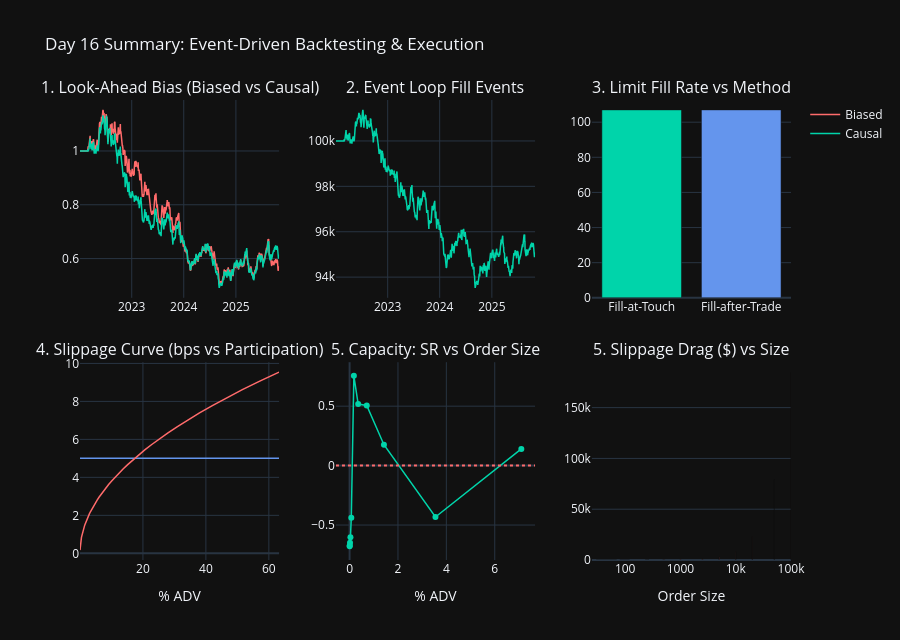

The cell this chart's notebook holds for it:
### Code cell
# ── Summary dashboard: all five parts side-by-side ────────────────────────────
fig = ps.make_subplots(
    rows=2, cols=3, vertical_spacing=0.14, horizontal_spacing=0.08,
    subplot_titles=[
        '1. Look-Ahead Bias (Biased vs Causal)',
        '2. Event Loop Fill Events',
        '3. Limit Fill Rate vs Method',
        '4. Slippage Curve (bps vs Participation)',
        '5. Capacity: SR vs Order Size',
        '5. Slippage Drag ($) vs Size'
    ]
)

# 1 — biased vs causal equity
fig.add_trace(go.Scatter(x=dates, y=equity(pnl_biased), mode='lines',
    name='Biased', line=dict(color='#ff6b6b', width=1.5)), row=1, col=1)
fig.add_trace(go.Scatter(x=dates, y=equity(pnl_causal), mode='lines',
    name='Causal', line=dict(color='#00d4aa', width=1.5)), row=1, col=1)

# 2 — event-driven equity
fig.add_trace(go.Scatter(x=eq_df.index, y=eq_df['equity'], mode='lines',
    name='ED Equity', line=dict(color='#00d4aa', width=1.5),
    showlegend=False), row=1, col=2)

# 3 — fill rates
fig.add_trace(go.Bar(
    x=['Fill-at-Touch', 'Fill-after-Trade'],
    y=[len(touch_fills), len(trade_fills)],
    marker_color=['#00d4aa', 'cornflowerblue'],
    showlegend=False), row=1, col=3)

# 4 — slippage bps
fig.add_trace(go.Scatter(x=participation * 100, y=lin_bps, mode='lines',
    name='Linear', line=dict(color='cornflowerblue', width=1.5),
    showlegend=False), row=2, col=1)
fig.add_trace(go.Scatter(x=participation * 100, y=sqrt_bps, mode='lines',
    name='Sqrt', line=dict(color='#ff6b6b', width=1.5),
    showlegend=False), row=2, col=1)

# 5a — SR vs size
fig.add_trace(go.Scatter(x=cap_df['pct_adv'], y=cap_df['sr'],
    mode='markers+lines', marker=dict(color='#00d4aa', size=6),
    line=dict(color='#00d4aa', width=1.5), showlegend=False), row=2, col=2)
fig.add_hline(y=0, line_color='#ff6b6b', line_dash='dot', row=2, col=2)

# 5b — slippage vs size
fig.add_trace(go.Bar(x=cap_df['qty'], y=cap_df['total_slip'],
    marker_color='#ff6b6b', opacity=0.8, showlegend=False), row=2, col=3)

fig.update_layout(template='plotly_dark', height=640,
    title='Day 16 Summary: Event-Driven Backtesting & Execution',
    showlegend=True)
fig.update_xaxes(title_text='% ADV', row=2, col=1)
fig.update_xaxes(title_text='% ADV', row=2, col=2)
fig.update_xaxes(title_text='Order Size', type='log', row=2, col=3)
fig.show()

### Figure 1 — Plotly figure (JSON) as saved in the notebook; plotly's stock layout.template omitted (floating-point values rounded to 4 significant figures; data arrays with more than 128 entries replaced by an {"elided": "..."} marker saying what was removed)
{"data": [{"line": {"color": "#ff6b6b", "width": 1.5}, "mode": "lines", "name": "Biased", "type": "scatter", "x": {"elided": "1000 str values"}, "xaxis": "x", "y": {"elided": "1000 float values"}, "yaxis": "y"}, {"line": {"color": "#00d4aa", "width": 1.5}, "mode": "lines", "name": "Causal", "type": "scatter", "x": {"elided": "1000 str values"}, "xaxis": "x", "y": {"elided": "1000 float values"}, "yaxis": "y"}, {"line": {"color": "#00d4aa", "width": 1.5}, "mode": "lines", "name": "ED Equity", "showlegend": false, "type": "scatter", "x": {"elided": "1000 str values"}, "xaxis": "x2", "y": {"elided": "1000 float values"}, "yaxis": "y2"}, {"marker": {"color": ["#00d4aa", "cornflowerblue"]}, "showlegend": false, "type": "bar", "x": ["Fill-at-Touch", "Fill-after-Trade"], "xaxis": "x3", "y": [107, 107], "yaxis": "y3"}, {"line": {"color": "cornflowerblue", "width": 1.5}, "mode": "lines", "name": "Linear", "showlegend": false, "type": "scatter", "x": [0.02, 0.02215, 0.02453, 0.02716, 0.03008, 0.03331, 0.03689, 0.04085, 0.04523, 0.05009, 0.05547, 0.06143, 0.06803, 0.07533, 0.08342, 0.09238, 0.1023, 0.1133, 0.1255, 0.1389, 0.1539, 0.1704, 0.1887, 0.2089, 0.2314, 0.2562, 0.2837, 0.3142, 0.348, 0.3853, 0.4267, 0.4725, 0.5233, 0.5795, 0.6417, 0.7107, 0.787, 0.8715, 0.9651, 1.069, 1.184, 1.311, 1.451, 1.607, 1.78, 1.971, 2.183, 2.417, 2.677, 2.964, 3.283, 3.635, 4.026, 4.458, 4.937, 5.467, 6.054, 6.704, 7.424, 8.222, 9.105, 10.08, 11.17, 12.36, 13.69, 15.16, 16.79, 18.59, 20.59, 22.8, 25.25, 27.96, 30.97, 34.29, 37.98, 42.05, 46.57, 51.57, 57.11, 63.25], "xaxis": "x4", "y": [5, 5, 5, 5, 5, 5, 5, 5, 5, 5, 5, 5, 5, 5, 5, 5, 5, 5, 5, 5, 5, 5, 5, 5, 5, 5, 5, 5, 5, 5, 5, 5, 5, 5.0, 5, 5.0, 5, 5.0, 5, 5.0, 5, 5, 5, 5, 5, 5, 5.0, 5.0, 5, 5, 5, 5, 5, 5, 5, 5, 5, 5, 5, 5, 5, 5, 5, 5, 5.0, 5, 5, 5, 5.0, 5, 5, 5, 5, 5.0, 5, 5, 5, 5, 5, 5.0], "yaxis": "y4"}, {"line": {"color": "#ff6b6b", "width": 1.5}, "mode": "lines", "name": "Sqrt", "showlegend": false, "type": "scatter", "x": [0.02, 0.02215, 0.02453, 0.02716, 0.03008, 0.03331, 0.03689, 0.04085, 0.04523, 0.05009, 0.05547, 0.06143, 0.06803, 0.07533, 0.08342, 0.09238, 0.1023, 0.1133, 0.1255, 0.1389, 0.1539, 0.1704, 0.1887, 0.2089, 0.2314, 0.2562, 0.2837, 0.3142, 0.348, 0.3853, 0.4267, 0.4725, 0.5233, 0.5795, 0.6417, 0.7107, 0.787, 0.8715, 0.9651, 1.069, 1.184, 1.311, 1.451, 1.607, 1.78, 1.971, 2.183, 2.417, 2.677, 2.964, 3.283, 3.635, 4.026, 4.458, 4.937, 5.467, 6.054, 6.704, 7.424, 8.222, 9.105, 10.08, 11.17, 12.36, 13.69, 15.16, 16.79, 18.59, 20.59, 22.8, 25.25, 27.96, 30.97, 34.29, 37.98, 42.05, 46.57, 51.57, 57.11, 63.25], "xaxis": "x4", "y": [0.1697, 0.1786, 0.1879, 0.1978, 0.2081, 0.219, 0.2305, 0.2425, 0.2552, 0.2686, 0.2826, 0.2974, 0.313, 0.3294, 0.3466, 0.3647, 0.3838, 0.4039, 0.425, 0.4473, 0.4707, 0.4953, 0.5212, 0.5485, 0.5772, 0.6074, 0.6392, 0.6727, 0.7079, 0.7449, 0.7839, 0.8249, 0.8681, 0.9135, 0.9613, 1.012, 1.065, 1.12, 1.179, 1.241, 1.305, 1.374, 1.446, 1.521, 1.601, 1.685, 1.773, 1.866, 1.963, 2.066, 2.174, 2.288, 2.408, 2.534, 2.666, 2.806, 2.953, 3.107, 3.27, 3.441, 3.621, 3.81, 4.01, 4.22, 4.44, 4.673, 4.917, 5.175, 5.445, 5.73, 6.03, 6.346, 6.678, 7.027, 7.395, 7.782, 8.189, 8.618, 9.069, 9.543], "yaxis": "y4"}, {"line": {"color": "#00d4aa", "width": 1.5}, "marker": {"color": "#00d4aa", "size": 6}, "mode": "markers+lines", "showlegend": false, "type": "scatter", "x": [0.00355, 0.007099, 0.01775, 0.0355, 0.07099, 0.1775, 0.355, 0.7099, 1.42, 3.55, 7.099], "xaxis": "x5", "y": [-0.6794, -0.6727, -0.65, -0.6018, -0.4391, 0.7552, 0.5182, 0.5054, 0.176, -0.4322, 0.14], "yaxis": "y5"}, {"marker": {"color": "#ff6b6b"}, "opacity": 0.8, "showlegend": false, "type": "bar", "x": [50, 100, 250, 500, 1000, 2500, 5000, 10000, 20000, 50000, 100000], "xaxis": "x6", "y": [2.871, 8.119, 32.09, 90.78, 256.8, 1015.0, 2871.0, 8119.0, 22960.0, 78960.0, 185000.0], "yaxis": "y6"}], "layout": {"annotations": [{"font": {"size": 16}, "showarrow": false, "text": "1. Look-Ahead Bias (Biased vs Causal)", "x": 0.14, "xanchor": "center", "xref": "paper", "y": 1, "yanchor": "bottom", "yref": "paper"}, {"font": {"size": 16}, "showarrow": false, "text": "2. Event Loop Fill Events", "x": 0.5, "xanchor": "center", "xref": "paper", "y": 1, "yanchor": "bottom", "yref": "paper"}, {"font": {"size": 16}, "showarrow": false, "text": "3. Limit Fill Rate vs Method", "x": 0.86, "xanchor": "center", "xref": "paper", "y": 1, "yanchor": "bottom", "yref": "paper"}, {"font": {"size": 16}, "showarrow": false, "text": "4. Slippage Curve (bps vs Participation)", "x": 0.14, "xanchor": "center", "xref": "paper", "y": 0.43, "yanchor": "bottom", "yref": "paper"}, {"font": {"size": 16}, "showarrow": false, "text": "5. Capacity: SR vs Order Size", "x": 0.5, "xanchor": "center", "xref": "paper", "y": 0.43, "yanchor": "bottom", "yref": "paper"}, {"font": {"size": 16}, "showarrow": false, "text": "5. Slippage Drag ($) vs Size", "x": 0.86, "xanchor": "center", "xref": "paper", "y": 0.43, "yanchor": "bottom", "yref": "paper"}], "height": 640, "shapes": [{"line": {"color": "#ff6b6b", "dash": "dot"}, "type": "line", "x0": 0, "x1": 1, "xref": "x5 domain", "y0": 0, "y1": 0, "yref": "y5"}], "showlegend": true, "title": {"text": "Day 16 Summary: Event-Driven Backtesting & Execution"}, "xaxis": {"anchor": "y", "domain": [0, 0.28]}, "xaxis2": {"anchor": "y2", "domain": [0.36, 0.64]}, "xaxis3": {"anchor": "y3", "domain": [0.72, 1]}, "xaxis4": {"anchor": "y4", "domain": [0, 0.28], "title": {"text": "% ADV"}}, "xaxis5": {"anchor": "y5", "domain": [0.36, 0.64], "title": {"text": "% ADV"}}, "xaxis6": {"anchor": "y6", "domain": [0.72, 1], "title": {"text": "Order Size"}, "type": "log"}, "yaxis": {"anchor": "x", "domain": [0.57, 1]}, "yaxis2": {"anchor": "x2", "domain": [0.57, 1]}, "yaxis3": {"anchor": "x3", "domain": [0.57, 1]}, "yaxis4": {"anchor": "x4", "domain": [0, 0.43]}, "yaxis5": {"anchor": "x5", "domain": [0, 0.43]}, "yaxis6": {"anchor": "x6", "domain": [0, 0.43]}}}
